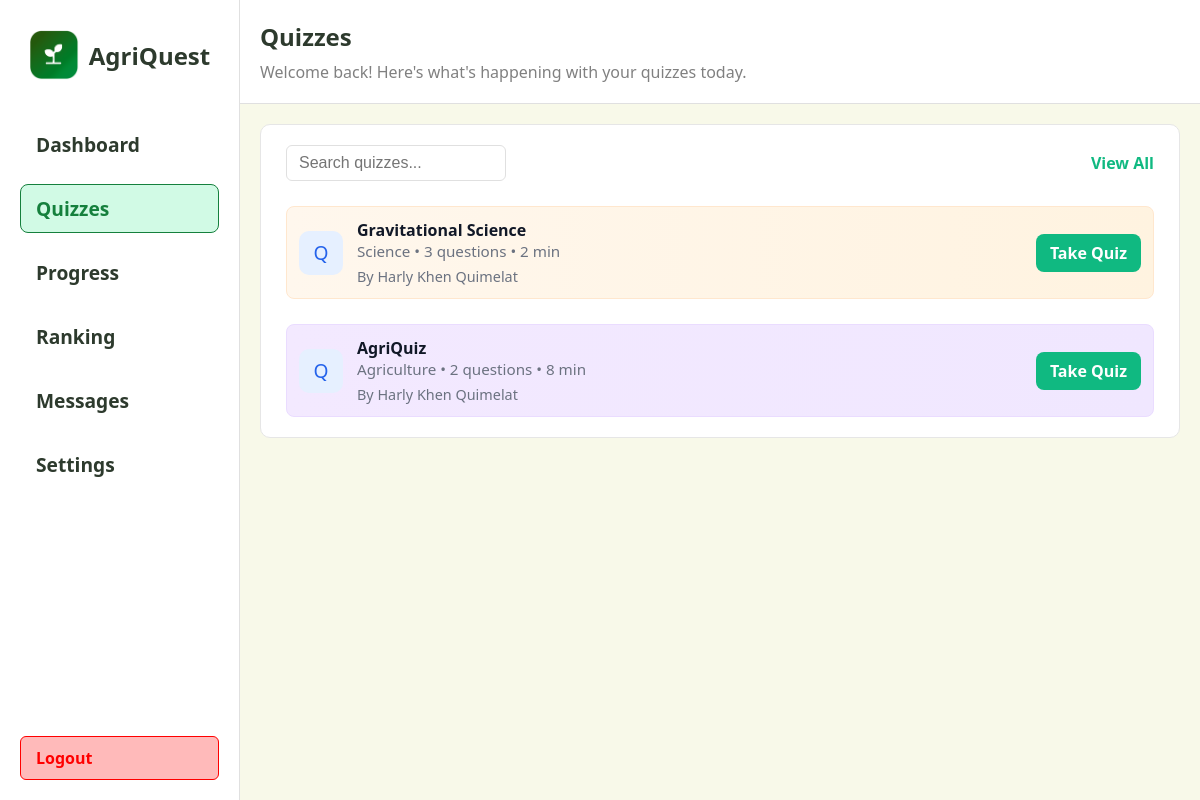
The app's page /student/quizzes with its own data.
### app/models.py (models this page shows, shortened)
class Quiz(db.Model):
	id = db.Column(db.Integer, primary_key=True)
	title = db.Column(db.String(200), nullable=False)
	description = db.Column(db.Text)
	time_limit = db.Column(db.Integer, default=0)  # minutes
	difficulty = db.Column(db.String(50))
	teacher_id = db.Column(db.Integer, db.ForeignKey('teacher.id'), nullable=True)
	subject_id = db.Column(db.Integer, db.ForeignKey('subject.id'), nullable=True)
	questions = db.relationship('Question', backref='quiz', cascade='all, delete-orphan', lazy=True)
	created_at = db.Column(db.DateTime, nullable=False, default=db.func.now())

class Subject(db.Model):
	id = db.Column(db.Integer, primary_key=True)
	name = db.Column(db.String(120), unique=True, nullable=False)
	code = db.Column(db.String(20), unique=True)
	description = db.Column(db.Text)
	category = db.Column(db.String(50))
	grade_level = db.Column(db.String(20))
	quizzes = db.relationship('Quiz', backref='subject', lazy=True)

class Teacher(db.Model):
	id = db.Column(db.Integer, primary_key=True)
	name = db.Column(db.String(100), nullable=False)
	email = db.Column(db.String(120), unique=True, nullable=False)
	password_hash = db.Column(db.String(128), nullable=False)
	quizzes = db.relationship('Quiz', backref='teacher', lazy=True)

### app/routes.py (the view)
@main.route("/student/quizzes")
def student_quizzes():
    quizzes = Quiz.query.order_by(Quiz.created_at.desc()).all()
    return render_template("student/quizzes.html", quizzes=quizzes)

### app/templates/student/quizzes.html (shortened to what this page needs)
<!DOCTYPE html>
<html lang="en">
  <head>
  </head>
  <body>
    <div class="left">
      {% include 'partials/student_sidebar.html' %}
    </div>
    <div class="right">
      <div class="header">
        <div class="header-title">
          <span style="font-size: 1.5rem; font-weight: 700; color: #2d3a2d"
            >Quizzes</span
          >
          <span style="font-size: 1rem; color: grey"
            >Welcome back! Here's what's happening with your quizzes
            today.</span
          >
        </div>
      </div>
      <div class="section" style="width: 100%;">
        <div class="available-quizzes" style="width: 100%;">
          <div style="display: flex; justify-content: space-between; align-items: center;">
            <input id="quiz-search" type="text" placeholder="Search quizzes..." style="padding: 8px 12px; border-radius: 6px; border: 1px solid #e0e0e0; font-size: 1rem; width: 220px;" />
            <a style="color: #10b981; text-decoration: none; font-weight: 700">View All</a>
          </div>
          {% if quizzes and quizzes|length > 0 %}
            {% for quiz in quizzes %}
              {% set color_idx = (loop.index0 % 5) + 1 %}
              <div class="quiz-item quiz-color-{{ color_idx }}" data-title="{{ quiz.title|e }}" data-subject="{{ (quiz.subject.name if quiz.subject else '')|e }}" style="border-radius: 8px; padding: 12px; display: flex; align-items: center; gap: 14px; margin-top: 10px;">
                <div style="width: 44px; height: 44px; border-radius: 10px; background: #e6f0ff; display: flex; align-items: center; justify-content: center; font-size: 1.2rem; color: #2563eb;">
                  Q
                </div>
                <div style="flex: 1;">
                  <div style="font-weight: 700; color: #111827;">{{ quiz.title }}</div>
                  <div style="color: #6b7280; font-size: 0.95rem;">{{ quiz.subject.name if quiz.subject else 'Unspecified' }} • {{ quiz.questions|length }} questions • {{ quiz.time_limit }} min</div>
                  <div style="color: #6b7280; font-size: 0.9rem; margin-top: 6px">{% if quiz.teacher_id and quiz.teacher %}By {{ quiz.teacher.name }}{% else %}By Unknown{% endif %}</div>
                </div>
                <div style="display: flex; gap: 8px;">
                  <a href="{{ url_for('main.student_take_quiz', quiz_id=quiz.id) }}" class="btn green">Take Quiz</a>
                </div>
              </div>
            {% endfor %}
          {% else %}
            <div style="padding:20px; color:#6b7280;">No quizzes available yet. Please check back later.</div>
          {% endif %}
        </div>
      </div>
    </div>
  </body>
</html>

### app/templates/student/quizzes.html (style rules this page uses)
* { box-sizing: border-box; margin: 0; padding: 0; }
body { font-family: "Segoe UI", Tahoma, Geneva, Verdana, sans-serif; background: #f8f9e9; min-height: 100vh; display: flex; }
.left { width: 20%; background: white; padding: 20px; display: flex; flex-direction: column; justify-content: space-between; min-height: 100vh; border-right: 1px solid #e0e0e0; }
.right { height: 100vh; width: 80%; overflow-y: scroll; padding-bottom: 20px; }
.header { width: 100%; background-color: #fff; border-bottom: 1px solid #e0e0e0; margin-bottom: 20px; padding: 20px; display: flex; justify-content: space-between; align-items: center; }
.header-title { display: flex; flex-direction: column; gap: 8px; }
.section { display: flex; gap: 20px; padding: 0 20px; margin-top: 20px; }
.available-quizzes { width: 100%; background: white; border-radius: 10px; padding: 20px 25px; border: 1px solid #e6e6e6; display: flex; flex-direction: column; gap: 15px; }
.quiz-item { display: flex; align-items: center; gap: 14px; padding: 12px; border-radius: 8px; background: #fff; border: 1px solid transparent; }
.quiz-color-1 { background: linear-gradient(90deg, #fff7ed, #fff3e0); border: 1px solid #ffe7ce; }
.quiz-color-2 { background: linear-gradient(90deg, #f3e9ff, #f0e7ff); border: 1px solid #eadcff; }
.btn { padding: 8px 14px; border-radius: 8px; border: none; font-weight: 700; text-decoration: none; cursor: pointer; }
.btn.green { background: #10b981; color: #fff; }

### records on screen
Quiz: title "Gravitational Science", subject "Science", questions|length "3", time_limit "2", teacher.name "Harly Khen Quimelat"
Quiz: title "AgriQuiz", subject "Agriculture", questions|length "2", time_limit "8", teacher.name "Harly Khen Quimelat"
